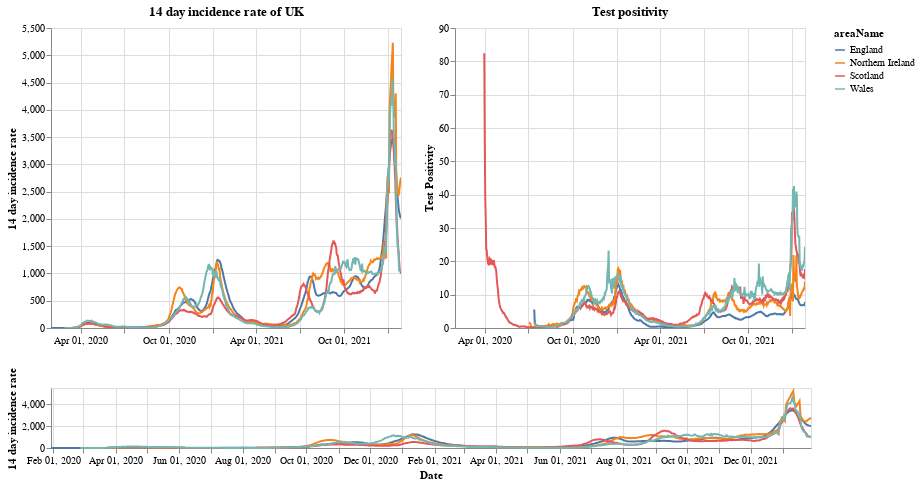

Notebook code for this chart:
### Markdown cell above
# Plots

First a plot with each country in the UK. The top right shows the positivity rate for (which is the percentage of registered tests which were positive) while the top left is the 14 day incidence rate. The bottom chart can be used to select the timeframe (does not work on a mobile device).

### Code cell
#collapse
brush = alt.selection(type='interval', name='DateBrush',encodings=['x'],fields=['Time'])
leg_selection = alt.selection_multi(fields=['areaName'], bind='legend')

base = alt.Chart(uk_cases).mark_line().encode(
    x=alt.X("yearmonthdate(date):T", axis=alt.Axis(title='Date')),
    y=alt.Y("twoWeeklyCasesRate:Q", axis=alt.Axis(title='14 day incidence rate')),
    tooltip=['areaName', 'date','twoWeeklyCasesRate', 'testPositivity'],
    color='areaName',
    opacity=alt.condition(leg_selection, alt.value(2), alt.value(0.1))
).add_selection(leg_selection).properties(width=350)

upper = base.encode(alt.X('yearmonthdate(date):T', axis=alt.Axis(title=''),
                         scale=alt.Scale(domain=brush))
                   ).properties(title=f'14 day incidence rate of UK')
upper_right = upper.encode(alt.Y('testPositivity:Q', axis=alt.Axis(title='Test Positivity'))).properties(title='Test positivity')
lower = base.properties(height=60, width = 760).add_selection(brush)

(upper | upper_right) & lower

### Figure 1 — Vega-Lite specification as saved in the notebook (floating-point values rounded to 4 significant figures; data arrays with more than 128 entries replaced by an {"elided": "..."} marker saying what was removed)
{"config": {"view": {"continuousWidth": 400, "continuousHeight": 300}}, "vconcat": [{"hconcat": [{"mark": "line", "encoding": {"color": {"type": "nominal", "field": "areaName"}, "opacity": {"condition": {"value": 2, "selection": "selector001"}, "value": 0.1}, "tooltip": [{"type": "nominal", "field": "areaName"}, {"type": "temporal", "field": "date"}, {"type": "quantitative", "field": "twoWeeklyCasesRate"}, {"type": "quantitative", "field": "testPositivity"}], "x": {"type": "temporal", "axis": {"title": ""}, "field": "date", "scale": {"domain": {"selection": "DateBrush"}}, "timeUnit": "yearmonthdate"}, "y": {"type": "quantitative", "axis": {"title": "14 day incidence rate"}, "field": "twoWeeklyCasesRate"}}, "selection": {"selector001": {"type": "multi", "fields": ["areaName"], "bind": "legend"}}, "title": "14 day incidence rate of UK", "width": 350}, {"mark": "line", "encoding": {"color": {"type": "nominal", "field": "areaName"}, "opacity": {"condition": {"value": 2, "selection": "selector001"}, "value": 0.1}, "tooltip": [{"type": "nominal", "field": "areaName"}, {"type": "temporal", "field": "date"}, {"type": "quantitative", "field": "twoWeeklyCasesRate"}, {"type": "quantitative", "field": "testPositivity"}], "x": {"type": "temporal", "axis": {"title": ""}, "field": "date", "scale": {"domain": {"selection": "DateBrush"}}, "timeUnit": "yearmonthdate"}, "y": {"type": "quantitative", "axis": {"title": "Test Positivity"}, "field": "testPositivity"}}, "selection": {"selector001": {"type": "multi", "fields": ["areaName"], "bind": "legend"}}, "title": "Test positivity", "width": 350}]}, {"mark": "line", "encoding": {"color": {"type": "nominal", "field": "areaName"}, "opacity": {"condition": {"value": 2, "selection": "selector001"}, "value": 0.1}, "tooltip": [{"type": "nominal", "field": "areaName"}, {"type": "temporal", "field": "date"}, {"type": "quantitative", "field": "twoWeeklyCasesRate"}, {"type": "quantitative", "field": "testPositivity"}], "x": {"type": "temporal", "axis": {"title": "Date"}, "field": "date", "timeUnit": "yearmonthdate"}, "y": {"type": "quantitative", "axis": {"title": "14 day incidence rate"}, "field": "twoWeeklyCasesRate"}}, "height": 60, "selection": {"selector001": {"type": "multi", "fields": ["areaName"], "bind": "legend"}, "DateBrush": {"type": "interval", "encodings": ["x"], "fields": ["Time"]}}, "width": 760}], "data": {"name": "data-eaf31f2609ece701e73d5a4392c203f2"}, "$schema": "https://vega.github.io/schema/vega-lite/v4.8.1.json", "datasets": {"data-eaf31f2609ece701e73d5a4392c203f2": {"elided": "2828 records"}}}
